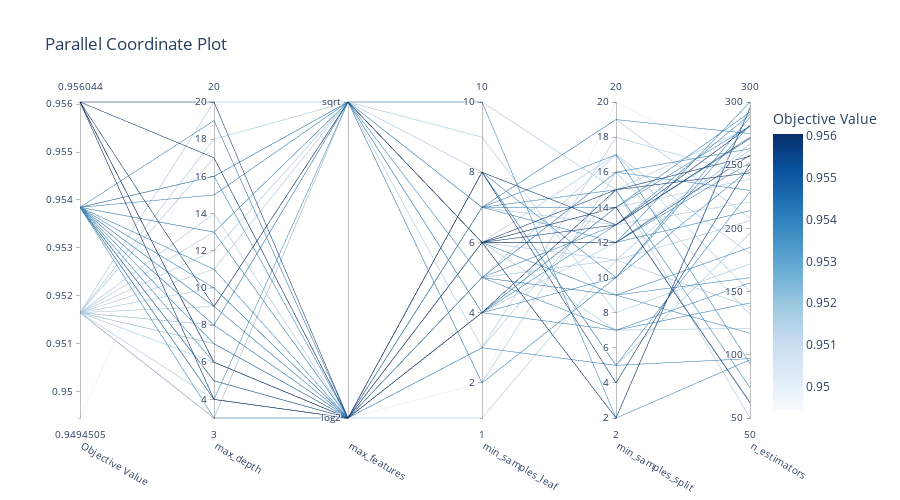

Write notebook code for a chart like this one.
### Code cell
# 並行座標プロット
fig = plot_parallel_coordinate(study_rf)
fig.update_layout(title='Parallel Coordinate Plot', width=900, height=500)
fig.show()

print("\n並行座標プロットの読み方:")
print("- 各線が1回の試行を表す")
print("- 色が濃いほどスコアが高い")
print("- パラメータ間の関係性が見える")

### Figure 1 — Plotly figure (JSON) as saved in the notebook; plotly's stock layout.template omitted (floating-point values rounded to 4 significant figures)
{"data": [{"dimensions": [{"label": "Objective Value", "range": [0.9495, 0.956], "values": [0.9538, 0.9538, 0.9538, 0.9516, 0.9538, 0.956, 0.9516, 0.9495, 0.956, 0.9516, 0.9516, 0.9538, 0.9516, 0.9516, 0.956, 0.9516, 0.9538, 0.9516, 0.9538, 0.9538, 0.9516, 0.9516, 0.956, 0.9538, 0.9516, 0.9538, 0.9516, 0.9516, 0.9516, 0.9538, 0.9538, 0.9538, 0.9538, 0.956, 0.9538, 0.9538, 0.9538, 0.956, 0.9516, 0.956, 0.9538, 0.9538, 0.9516, 0.9516, 0.9538, 0.956, 0.9516, 0.9538, 0.9538, 0.9538]}, {"label": "max_depth", "range": [3, 20], "values": [8, 16, 13, 20, 11, 6, 14, 19, 17, 9, 3, 5, 17, 6, 9, 11, 15, 18, 9, 13, 12, 7, 4, 10, 7, 5, 8, 10, 3, 7, 9, 4, 5, 4, 6, 16, 8, 20, 13, 6, 4, 4, 3, 4, 5, 6, 8, 19, 16, 3]}, {"label": "max_features", "range": [0, 1], "ticktext": ["log2", "sqrt"], "tickvals": [0, 1], "values": [0, 1, 0, 1, 0, 0, 0, 0, 0, 0, 1, 0, 0, 0, 1, 1, 1, 1, 1, 1, 1, 0, 0, 0, 0, 0, 1, 0, 1, 0, 0, 0, 0, 0, 0, 0, 1, 0, 0, 0, 1, 0, 0, 0, 0, 0, 0, 0, 1, 0]}, {"label": "min_samples_leaf", "range": [1, 10], "values": [5, 4, 8, 2, 8, 4, 6, 2, 6, 1, 10, 4, 7, 4, 6, 6, 10, 8, 7, 5, 9, 3, 6, 5, 7, 3, 4, 6, 3, 5, 5, 6, 7, 6, 4, 5, 7, 8, 6, 8, 2, 6, 5, 6, 7, 6, 5, 4, 6, 7]}, {"label": "min_samples_split", "range": [2, 20], "values": [9, 7, 5, 16, 10, 15, 11, 20, 14, 11, 15, 14, 19, 14, 2, 2, 2, 5, 17, 13, 8, 18, 13, 16, 13, 5, 12, 17, 15, 9, 7, 12, 14, 12, 10, 16, 15, 4, 7, 13, 10, 12, 11, 14, 12, 15, 17, 13, 9, 19]}, {"label": "n_estimators", "range": [50, 300], "values": [161, 141, 97, 132, 247, 244, 206, 244, 62, 138, 50, 292, 208, 63, 295, 297, 96, 196, 93, 271, 172, 242, 281, 263, 221, 229, 262, 180, 280, 117, 157, 300, 281, 258, 282, 230, 74, 251, 121, 272, 288, 252, 267, 239, 214, 257, 150, 290, 185, 275]}], "labelangle": 30, "labelside": "bottom", "line": {"color": [0.9538, 0.9538, 0.9538, 0.9516, 0.9538, 0.956, 0.9516, 0.9495, 0.956, 0.9516, 0.9516, 0.9538, 0.9516, 0.9516, 0.956, 0.9516, 0.9538, 0.9516, 0.9538, 0.9538, 0.9516, 0.9516, 0.956, 0.9538, 0.9516, 0.9538, 0.9516, 0.9516, 0.9516, 0.9538, 0.9538, 0.9538, 0.9538, 0.956, 0.9538, 0.9538, 0.9538, 0.956, 0.9516, 0.956, 0.9538, 0.9538, 0.9516, 0.9516, 0.9538, 0.956, 0.9516, 0.9538, 0.9538, 0.9538], "colorbar": {"title": {"text": "Objective Value"}}, "colorscale": [[0.0, "rgb(247,251,255)"], [0.125, "rgb(222,235,247)"], [0.25, "rgb(198,219,239)"], [0.375, "rgb(158,202,225)"], [0.5, "rgb(107,174,214)"], [0.625, "rgb(66,146,198)"], [0.75, "rgb(33,113,181)"], [0.875, "rgb(8,81,156)"], [1.0, "rgb(8,48,107)"]], "reversescale": false, "showscale": true}, "type": "parcoords"}], "layout": {"height": 500, "title": {"text": "Parallel Coordinate Plot"}, "width": 900}}
